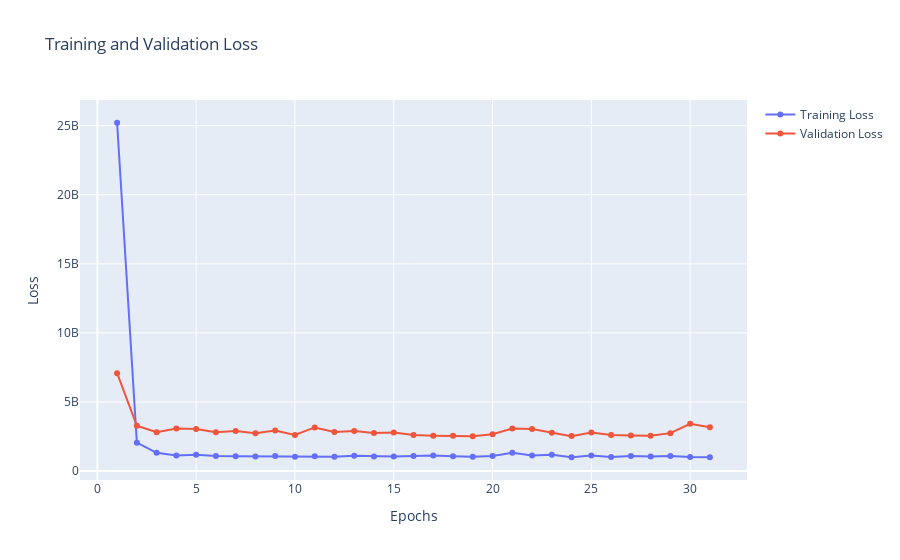
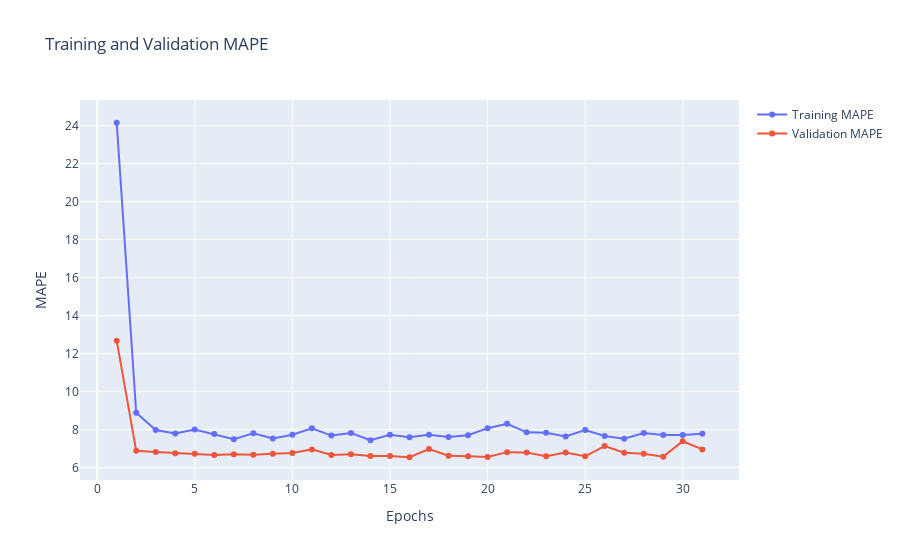

The notebook cell saved with these charts, in order:
### Code cell
import plotly.graph_objects as go

history_df = pd.DataFrame.from_dict(history.history)
history_df['epoch'] = history_df.index + 1

fig = go.Figure()
fig.add_trace(go.Line(x=history_df['epoch'], y = history_df['loss'], mode = 'lines+markers', name='Training Loss'))
fig.add_trace(go.Line(x=history_df['epoch'], y = history_df['val_loss'], mode = 'lines+markers', name = 'Validation Loss'))
fig.update_layout(title="Training and Validation Loss",
                  xaxis_title="Epochs", yaxis_title="Loss")
fig.show()

fig = go.Figure()
fig.add_trace(go.Line(x=history_df['epoch'], y = history_df['mape'], mode = 'lines+markers', name='Training MAPE'))
fig.add_trace(go.Line(x=history_df['epoch'], y = history_df['val_mape'], mode = 'lines+markers', name = 'Validation MAPE'))
fig.update_layout(title="Training and Validation MAPE",
                  xaxis_title="Epochs", yaxis_title="MAPE")
fig.show()

### Figure 1 — Plotly figure (JSON) as saved in the notebook; plotly's stock layout.template omitted (floating-point values rounded to 4 significant figures)
{"data": [{"mode": "lines+markers", "name": "Training Loss", "type": "scatter", "x": [1, 2, 3, 4, 5, 6, 7, 8, 9, 10, 11, 12, 13, 14, 15, 16, 17, 18, 19, 20, 21, 22, 23, 24, 25, 26, 27, 28, 29, 30, 31], "y": [25210000000.0, 2060000000.0, 1326000000.0, 1120000000.0, 1176000000.0, 1092000000.0, 1068000000.0, 1059000000.0, 1095000000.0, 1041000000.0, 1082000000.0, 1043000000.0, 1103000000.0, 1056000000.0, 1054000000.0, 1084000000.0, 1129000000.0, 1073000000.0, 1033000000.0, 1085000000.0, 1322000000.0, 1128000000.0, 1186000000.0, 1002000000.0, 1127000000.0, 1025000000.0, 1086000000.0, 1063000000.0, 1091000000.0, 1013000000.0, 1007000000.0]}, {"mode": "lines+markers", "name": "Validation Loss", "type": "scatter", "x": [1, 2, 3, 4, 5, 6, 7, 8, 9, 10, 11, 12, 13, 14, 15, 16, 17, 18, 19, 20, 21, 22, 23, 24, 25, 26, 27, 28, 29, 30, 31], "y": [7087000000.0, 3278000000.0, 2819000000.0, 3082000000.0, 3047000000.0, 2811000000.0, 2907000000.0, 2744000000.0, 2940000000.0, 2616000000.0, 3159000000.0, 2830000000.0, 2907000000.0, 2758000000.0, 2787000000.0, 2612000000.0, 2563000000.0, 2560000000.0, 2518000000.0, 2666000000.0, 3074000000.0, 3048000000.0, 2778000000.0, 2531000000.0, 2793000000.0, 2616000000.0, 2579000000.0, 2561000000.0, 2747000000.0, 3418000000.0, 3176000000.0]}], "layout": {"title": {"text": "Training and Validation Loss"}, "xaxis": {"title": {"text": "Epochs"}}, "yaxis": {"title": {"text": "Loss"}}}}

### Figure 2 — Plotly figure (JSON) as saved in the notebook; plotly's stock layout.template omitted (floating-point values rounded to 4 significant figures)
{"data": [{"mode": "lines+markers", "name": "Training MAPE", "type": "scatter", "x": [1, 2, 3, 4, 5, 6, 7, 8, 9, 10, 11, 12, 13, 14, 15, 16, 17, 18, 19, 20, 21, 22, 23, 24, 25, 26, 27, 28, 29, 30, 31], "y": [24.15, 8.884, 7.977, 7.793, 8.006, 7.765, 7.491, 7.803, 7.534, 7.729, 8.075, 7.687, 7.817, 7.441, 7.734, 7.597, 7.732, 7.614, 7.709, 8.077, 8.303, 7.858, 7.833, 7.637, 7.979, 7.663, 7.526, 7.821, 7.713, 7.723, 7.789]}, {"mode": "lines+markers", "name": "Validation MAPE", "type": "scatter", "x": [1, 2, 3, 4, 5, 6, 7, 8, 9, 10, 11, 12, 13, 14, 15, 16, 17, 18, 19, 20, 21, 22, 23, 24, 25, 26, 27, 28, 29, 30, 31], "y": [12.68, 6.884, 6.819, 6.762, 6.734, 6.662, 6.702, 6.677, 6.729, 6.771, 6.96, 6.663, 6.703, 6.608, 6.617, 6.546, 6.976, 6.629, 6.604, 6.558, 6.814, 6.799, 6.597, 6.791, 6.596, 7.132, 6.785, 6.728, 6.578, 7.387, 6.959]}], "layout": {"title": {"text": "Training and Validation MAPE"}, "xaxis": {"title": {"text": "Epochs"}}, "yaxis": {"title": {"text": "MAPE"}}}}
